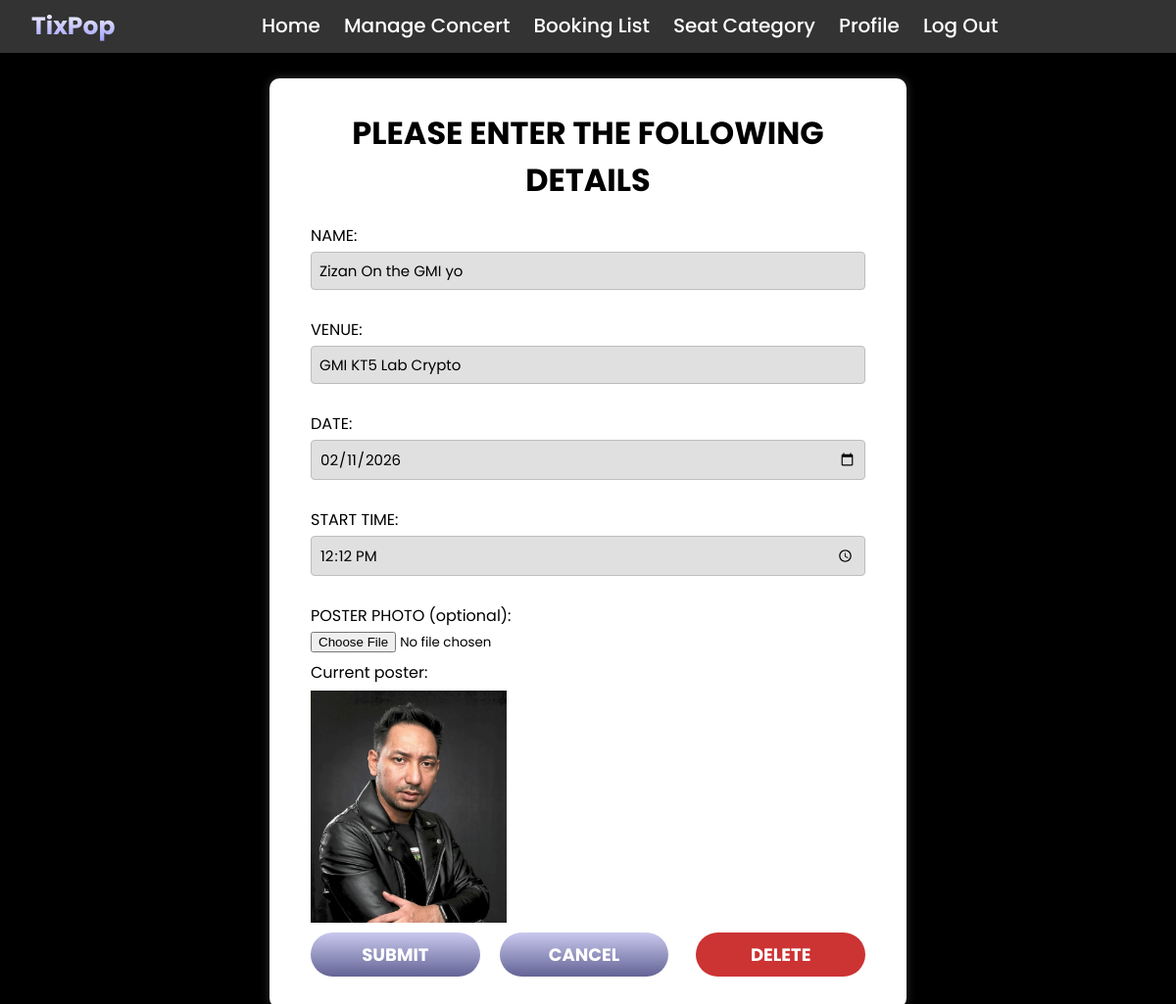
Page /admin_ConcertAdd.php?id=10 (signed in) on the committed database.
### tables this page shows
CREATE TABLE `event` (
  `Event_ID` int(10) UNSIGNED NOT NULL,
  `Date` date NOT NULL,
  `Time` time DEFAULT NULL,
  `Venue` varchar(255) NOT NULL,
  `Name` varchar(255) NOT NULL,
  `poster` varchar(255) DEFAULT NULL,
  `created_at` timestamp NOT NULL DEFAULT current_timestamp()
);

### admin_ConcertAdd.php (the view, shortened to what this page needs)
<?php
require_once __DIR__ . '/db.php';
$editing = false;
$editingEvent = null;
if (!empty($_GET['id']) && ctype_digit((string)$_GET['id'])) {
    $editing = true;
    $eid = (int)$_GET['id'];
    $editingEvent = $pdo->prepare('SELECT * FROM event WHERE Event_ID = ?');
    $editingEvent->execute([$eid]);
    $editingEvent = $editingEvent->fetch();
}
?>
<!DOCTYPE html>
<html lang="en">
    <head>
        <link rel="stylesheet" href="admincss.css" />
        <link
            href="https://unpkg.com/boxicons@2.1.4/css/boxicons.min.css"
            rel="stylesheet"
        />
    </head>
    <body class="other-page">
        <?php include __DIR__ . '/admin_anavbar.php'; ?>
        <div class="eventBox">
            <h1>PLEASE ENTER THE FOLLOWING DETAILS</h1>
            <form action="admin_ConcertAdd.php<?= $editing ? '?id=' . (int)$editingEvent['Event_ID'] : '' ?>" method="post" enctype="multipart/form-data">
                <label>NAME: </label>
                <input type="text" name="name" value="<?=htmlspecialchars($_POST['name'] ?? $editingEvent['Name'] ?? '')?>" required />
                <label>VENUE: </label>
                <input type="text" name="venue" value="<?=htmlspecialchars($_POST['venue'] ?? $editingEvent['Venue'] ?? '')?>" required />
                <label>DATE: </label>
                <input type="date" id="concertDate" name="date" value="<?=htmlspecialchars($_POST['date'] ?? $editingEvent['Date'] ?? '')?>" required />
                <label>START TIME: </label>
                <input type="time" name="time" value="<?=htmlspecialchars($_POST['time'] ?? $editingEvent['Time'] ?? '')?>" />
                <label>POSTER PHOTO (optional): </label>
                <input type="file" name="poster" accept="image/png, image/jpeg" />
                <?php if ($editing && !empty($editingEvent['poster'])): ?>
                    <div style="margin-top:8px">Current poster: <br /><img src="<?= htmlspecialchars($editingEvent['poster']) ?>" alt="poster" style="max-width:200px;display:block;margin-top:6px" /></div>
                <?php endif; ?>
                <div class="btn-container">
                    <button class="eventbtn" type="submit">SUBMIT</button>
                    <button class="eventbtn" type="reset">CANCEL</button>
                    <?php if ($editing && !empty($editingEvent)): ?>
                        <button class="eventbtn" type="submit" name="delete_event" value="1" onclick="return confirm('Are you sure you want to delete this event? This cannot be undone.')" style="background:#c33;margin-left:8px">DELETE</button>
                    <?php endif; ?>
                </div>
            </form>
        </div>
    </body>
</html>

### admincss.css (style rules this page uses)
* { margin: 0; padding: 0; box-sizing: border-box; font-family: "Poppins"; }
.other-page { display: flex; flex-direction: column; justify-content: flex-start; align-items: center; min-height: 100vh; background: black; background-size: cover; background-position: center; padding-top: 80px; }
.eventBox { height: auto; width: 650px; background: white; border: 2px solid rgba(255, 255, 255, 0.2); backdrop-filter: blur(20px); box-shadow: 0 0 10px rgba(255, 255, 255, 0.2); color: black; border-radius: 10px; padding: 30px 40px; }
.eventBox form { display: flex; flex-direction: column; }
.eventBox label { margin-top: 20px; margin-bottom: 4px; font-size: 16px; }
.eventBox input[type="text"], .eventBox input[type="email"], .eventBox input[type="date"], .eventBox input[type="time"], .eventBox input[type="number"] { width: 100%; padding: 7px 8px; border-radius: 4px; border: 1px solid #bdbdbd; background: #e0e0e0; margin-bottom: 8px; font-size: 15px; box-sizing: border-box; }
.eventBox h1 { text-align: center; }
.btn-container { display: flex; justify-content: center; gap: 20px; }
.eventbtn { display: inline-block; width: 260px; margin-top: 10px; padding: 9px 0; background-image: linear-gradient(rgb(201, 201, 239), rgb(99, 99, 149)); color: #fff; font-size: 18px; border: none; border-radius: 40px; cursor: pointer; font-weight: bold; }

### rows in the picture
event: name "Zizan On the GMI yo", venue "GMI KT5 Lab Crypto", date "02/11/2026", time "12:12:00", poster (picture)
